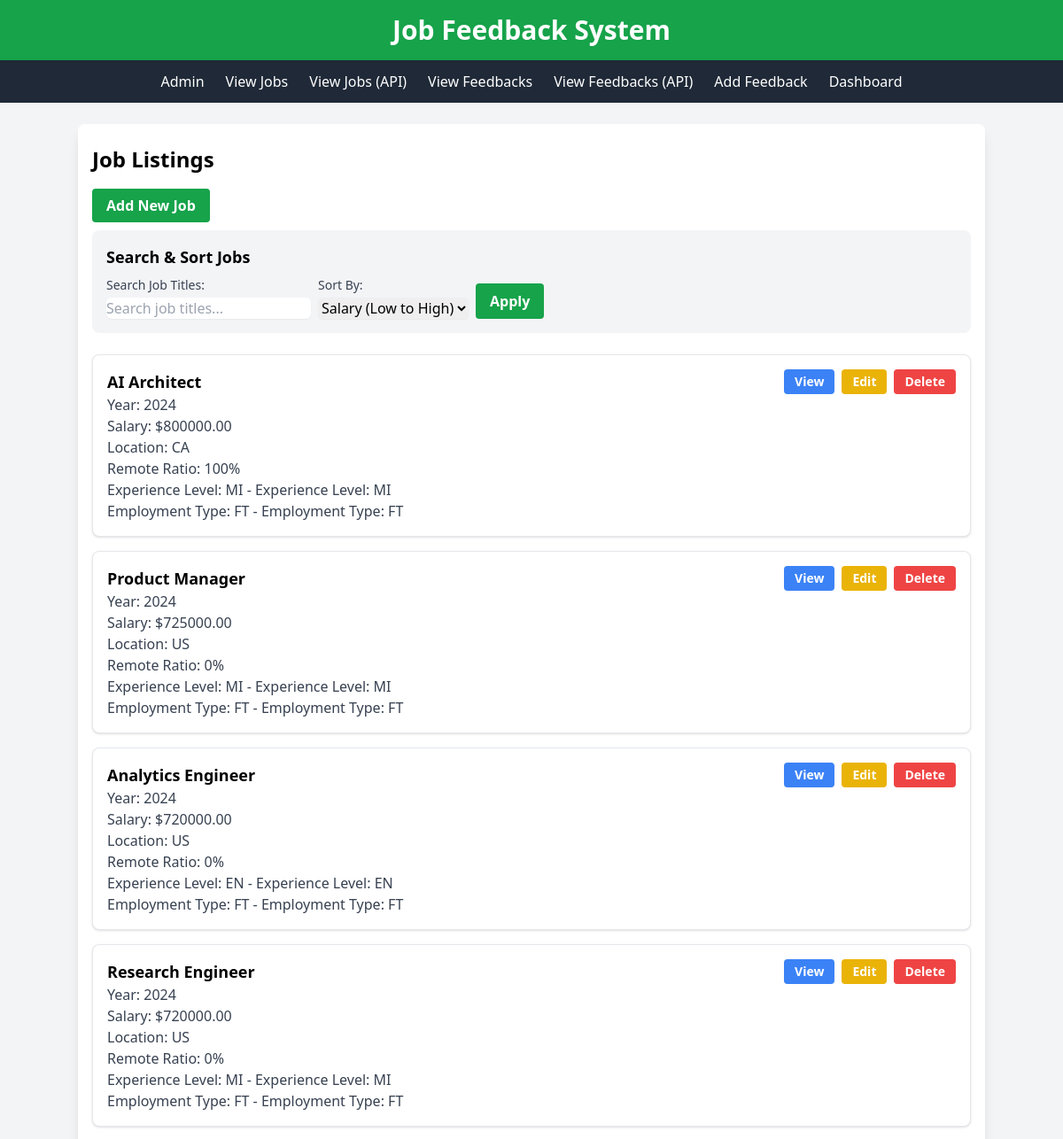
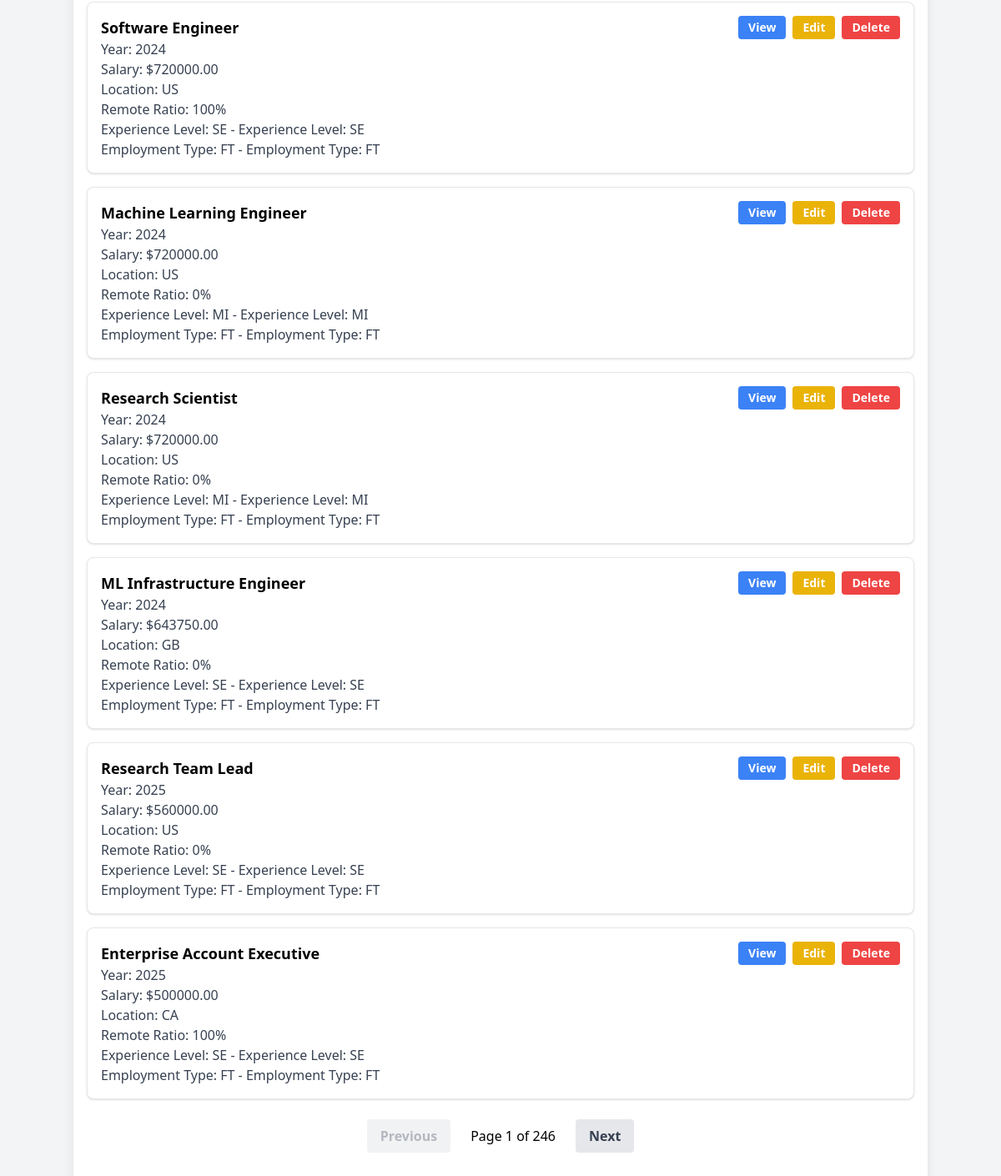
Page /api/ on the committed database (2 pictures, top to bottom).
### jobs/models.py (models this page shows, shortened)
class JobRecord(models.Model):
    CURRENCY_CHOICES = [
        ('USD', 'US Dollar'),
        ('EUR', 'Euro'),
        ('GBP', 'British Pound'),
    ]
    COMPANY_SIZE_CHOICES = [
        ('S', 'Small'),
        ('M', 'Medium'),
        ('L', 'Large'),
    ]
    work_year = models.IntegerField()
    experience_level = models.ForeignKey(Contract, on_delete=models.CASCADE, related_name='experience_jobs')
    employment_type = models.ForeignKey(Contract, on_delete=models.CASCADE, related_name='employment_jobs')
    job_title = models.ForeignKey(JobTitle, on_delete=models.CASCADE)
    salary = models.DecimalField(max_digits=12, decimal_places=2)
    salary_currency = models.CharField(max_length=3, choices=CURRENCY_CHOICES)
    salary_in_usd = models.DecimalField(max_digits=12, decimal_places=2)
    employee_residence = models.ForeignKey(Location, on_delete=models.CASCADE, related_name='employee_jobs')
    remote_ratio = models.IntegerField()
    company_location = models.ForeignKey(Location, on_delete=models.CASCADE, related_name='company_jobs')
    company_size = models.CharField(max_length=1, choices=COMPANY_SIZE_CHOICES)
    class Meta:
        unique_together = ('job_title', 'work_year', 'company_location')
    skills = models.ManyToManyField(Skill, blank=True)
    industry = models.ForeignKey(Industry, on_delete=models.SET_NULL, null=True, blank=True)
    candidate = models.ForeignKey(Candidate, on_delete=models.CASCADE, null=True, blank=True)

class JobTitle(models.Model):
    name = models.CharField(max_length=255, unique=True)
    def __str__(self):
        return self.name

class Location(models.Model):
    country_code = models.CharField(max_length=10, unique=True)
    def __str__(self):
        return self.country_code

class Contract(models.Model):
    type_code = models.CharField(max_length=10, primary_key=True)
    description = models.CharField(max_length=255)
    def __str__(self):
        return f"{self.type_code} - {self.description}"

### jobs/views.py (the view)
# urls.py: path('', views.job_list, name='job_list'),
def job_list(request):
    search_query = request.GET.get('search', '')
    sort_by = request.GET.get('sort', '-salary_in_usd')  # Default sort by salary (high to low)
    page = request.GET.get('page', 1)  # Get the page parameter, default to 1
    jobs = JobRecord.objects.all()
    if search_query:
        jobs = jobs.filter(job_title__name__icontains=search_query)
    jobs = jobs.order_by(sort_by)
    paginator = Paginator(jobs, 10)  # Show 10 jobs per page
    try:
        jobs_page = paginator.page(page)
    except PageNotAnInteger:
        jobs_page = paginator.page(1)
    except EmptyPage:
        jobs_page = paginator.page(paginator.num_pages)
    context = {
        'jobs': jobs_page,
        'search_query': search_query,
        'sort_by': sort_by,
    }
    return render(request, 'jobs/job_list.html', context)

### jobs/templates/jobs/job_list.html (shortened to what this page needs)
{% extends 'base.html' %}
{% block content %}
    <h1 class="text-2xl font-bold mb-6">Job Listings</h1>
    <div class="mb-4">
        <a href="{% url 'job_create' %}" class="bg-green-600 hover:bg-green-700 text-white font-bold py-2 px-4 rounded focus:outline-none focus:shadow-outline transition duration-300">Add New Job</a>
    </div>
    <div class="bg-gray-100 p-4 rounded-lg mb-6">
        <h3 class="text-lg font-semibold mb-2">Search & Sort Jobs</h3>
        <form method="get" class="flex flex-wrap items-end gap-2">
            <div class="w-full md:w-auto">
                <label for="search" class="block text-sm font-medium text-gray-700 mb-1">Search Job Titles:</label>
                <input type="text" name="search" id="search" value="{{ search_query }}" placeholder="Search job titles..." class="w-full md:w-auto rounded-md border-gray-300 shadow-sm focus:border-green-500 focus:ring focus:ring-green-200 focus:ring-opacity-50">
            </div>
            <div class="w-full md:w-auto">
                <label for="sort" class="block text-sm font-medium text-gray-700 mb-1">Sort By:</label>
                <select name="sort" id="sort" class="w-full md:w-auto rounded-md border-gray-300 shadow-sm focus:border-green-500 focus:ring focus:ring-green-200 focus:ring-opacity-50">
                    <option value="salary_in_usd">Salary (Low to High)</option>
                </select>
            </div>
            <button type="submit" class="bg-green-600 hover:bg-green-700 text-white font-bold py-2 px-4 rounded focus:outline-none focus:shadow-outline transition duration-300">Apply</button>
        </form>
    </div>
    {% if jobs %}
        <div class="space-y-4">
            {% for job in jobs %}
                <div class="bg-white p-4 rounded-lg shadow border border-gray-200">
                    <div class="flex justify-between items-start">
                        <div>
                            <p class="font-bold text-lg">{{ job.job_title }}</p>
                            <p class="text-gray-700">Year: {{ job.work_year }}</p>
                            <p class="text-gray-700">Salary: ${{ job.salary_in_usd|floatformat:2 }}</p>
                            <p class="text-gray-700">Location: {{ job.company_location }}</p>
                            <p class="text-gray-700">Remote Ratio: {{ job.remote_ratio }}%</p>
                            <p class="text-gray-700">Experience Level: {{ job.experience_level }}</p>
                            <p class="text-gray-700">Employment Type: {{ job.employment_type }}</p>
                        </div>
                        <div class="flex space-x-2">
                            <a href="{% url 'job_detail' job.id %}" class="bg-blue-500 hover:bg-blue-700 text-white font-bold py-1 px-3 rounded text-sm">View</a>
                            <a href="{% url 'job_update' job.id %}" class="bg-yellow-500 hover:bg-yellow-700 text-white font-bold py-1 px-3 rounded text-sm">Edit</a>
                            <a href="{% url 'job_delete' job.id %}" class="bg-red-500 hover:bg-red-700 text-white font-bold py-1 px-3 rounded text-sm">Delete</a>
                        </div>
                    </div>
                </div>
            {% endfor %}
        </div>
        {% if jobs.has_other_pages %}
            <div class="mt-6 flex justify-center space-x-2">
                {% if jobs.has_previous %}
                    <a href="?page={{ jobs.previous_page_number }}{% if search_query %}&search={{ search_query }}{% endif %}{% if sort_by %}&sort={{ sort_by }}{% endif %}" class="bg-gray-200 hover:bg-gray-300 text-gray-700 font-bold py-2 px-4 rounded focus:outline-none focus:shadow-outline transition duration-300">
                        Previous
                    </a>
                {% else %}
                    <span class="bg-gray-200 text-gray-500 font-bold py-2 px-4 rounded opacity-50 cursor-not-allowed">
                        Previous
                    </span>
                {% endif %}
                <span class="py-2 px-4">Page {{ jobs.number }} of {{ jobs.paginator.num_pages }}</span>
                {% if jobs.has_next %}
                    <a href="?page={{ jobs.next_page_number }}{% if search_query %}&search={{ search_query }}{% endif %}{% if sort_by %}&sort={{ sort_by }}{% endif %}" class="bg-gray-200 hover:bg-gray-300 text-gray-700 font-bold py-2 px-4 rounded focus:outline-none focus:shadow-outline transition duration-300">
                        Next
                    </a>
                {% else %}
                    <span class="bg-gray-200 text-gray-500 font-bold py-2 px-4 rounded opacity-50 cursor-not-allowed">
                        Next
                    </span>
                {% endif %}
            </div>
        {% endif %}
    {% else %}
        <p class="text-gray-600 italic">No jobs found{% if search_query %} matching "{{ search_query }}"{% endif %}.</p>
    {% endif %}
{% endblock %}

### templates/base.html (shortened to what this page needs)
<!DOCTYPE html>
<html lang="en">
<head>
    <script src="https://cdn.tailwindcss.com"></script>
</head>
<body class="bg-gray-100 font-sans leading-normal tracking-normal">
    <header class="bg-green-600 text-white py-4">
        <div class="container mx-auto text-center">
            <h1 class="text-3xl font-bold">Job Feedback System</h1>
        </div>
    </header>
    <nav class="bg-gray-800 text-white py-3">
        <div class="container mx-auto">
            <ul class="flex justify-center space-x-6">
                <li><a href="{% url 'admin:index' %}" class="hover:text-green-400 transition duration-300">Admin</a></li>
                <li><a href="{% url 'job_list' %}" class="hover:text-green-400 transition duration-300">View Jobs</a></li>
                <li><a href="{% url 'job_list_api' %}" class="hover:text-green-400 transition duration-300">View Jobs (API)</a></li>
                <li><a href="{% url 'feedback_list' %}" class="hover:text-green-400 transition duration-300">View Feedbacks</a></li>
                <li><a href="{% url 'feedback_list_api' %}" class="hover:text-green-400 transition duration-300">View Feedbacks (API)</a></li>
                <li><a href="{% url 'feedback_create' %}" class="hover:text-green-400 transition duration-300">Add Feedback</a></li>
                <li><a href="{% url 'dashboard' %}" class="hover:text-green-400 transition duration-300">Dashboard</a></li>
            </ul>
        </div>
    </nav>
    <div class="container mx-auto px-4 py-6 bg-white shadow-lg rounded-lg my-6 min-h-screen">
        {% block content %}{% endblock %}
    </div>
</body>
</html>

### rows in the picture
JobRecord: job_title "AI Architect", work_year "2024", salary_in_usd "800000.00", company_location "CA", remote_ratio "100", experience_level "MI - Experience Level: MI", employment_type "FT - Employment Type: FT"
JobRecord: job_title "Product Manager", work_year "2024", salary_in_usd "725000.00", company_location "US", remote_ratio "0", experience_level "MI - Experience Level: MI", employment_type "FT - Employment Type: FT"
JobRecord: job_title "Analytics Engineer", work_year "2024", salary_in_usd "720000.00", company_location "US", remote_ratio "0", experience_level "EN - Experience Level: EN", employment_type "FT - Employment Type: FT"
JobRecord: job_title "Research Engineer", work_year "2024", salary_in_usd "720000.00", company_location "US", remote_ratio "0", experience_level "MI - Experience Level: MI", employment_type "FT - Employment Type: FT"
JobRecord: job_title "Software Engineer", work_year "2024", salary_in_usd "720000.00", company_location "US", remote_ratio "100", experience_level "SE - Experience Level: SE", employment_type "FT - Employment Type: FT"
JobRecord: job_title "Machine Learning Engineer", work_year "2024", salary_in_usd "720000.00", company_location "US", remote_ratio "0", experience_level "MI - Experience Level: MI", employment_type "FT - Employment Type: FT"
JobRecord: job_title "Research Scientist", work_year "2024", salary_in_usd "720000.00", company_location "US", remote_ratio "0", experience_level "MI - Experience Level: MI", employment_type "FT - Employment Type: FT"
JobRecord: job_title "ML Infrastructure Engineer", work_year "2024", salary_in_usd "643750.00", company_location "GB", remote_ratio "0", experience_level "SE - Experience Level: SE", employment_type "FT - Employment Type: FT"
JobRecord: job_title "Research Team Lead", work_year "2025", salary_in_usd "560000.00", company_location "US", remote_ratio "0", experience_level "SE - Experience Level: SE", employment_type "FT - Employment Type: FT"
JobRecord: job_title "Enterprise Account Executive", work_year "2025", salary_in_usd "500000.00", company_location "CA", remote_ratio "100", experience_level "SE - Experience Level: SE", employment_type "FT - Employment Type: FT"

### other values in the picture
{{ jobs.number }} "1"
{{ jobs.paginator.num_pages }} "246"
